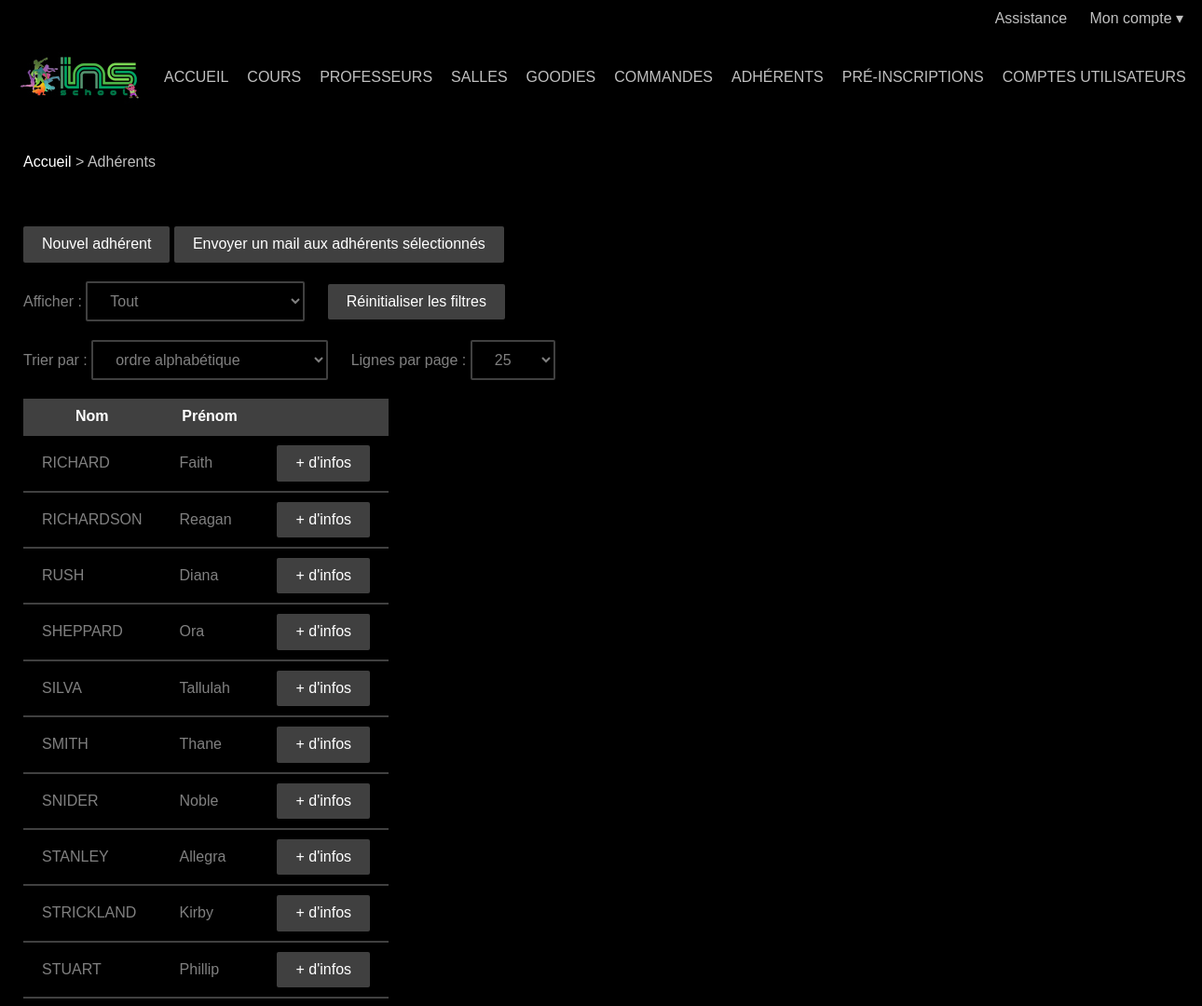
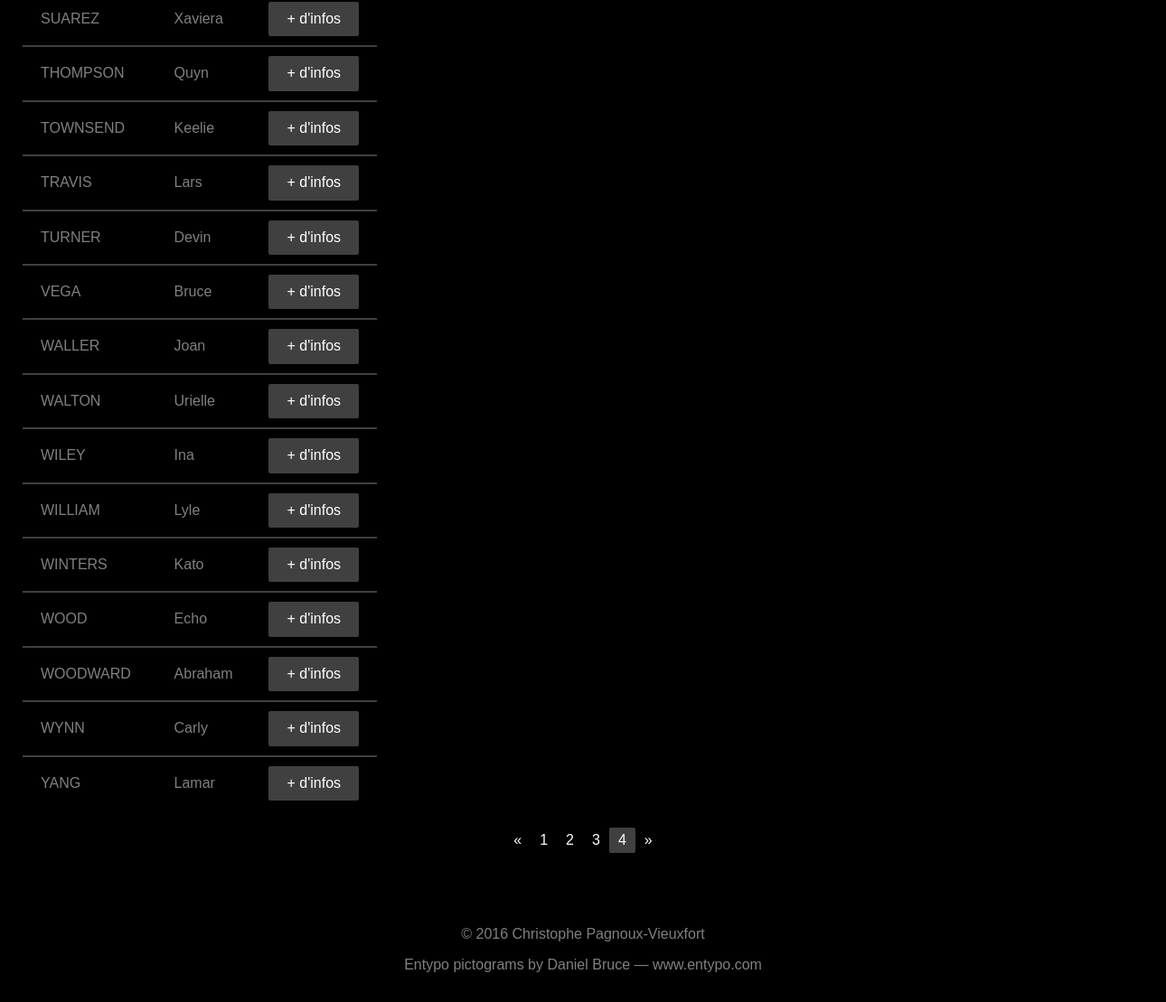
/overview.php?table=member&page=4 (signed in), run on the app's committed database (2 pictures, top to bottom).
### tables this page shows
CREATE TABLE `member` (
  `member_id` smallint(5) UNSIGNED NOT NULL,
  `first_name` varchar(50) NOT NULL,
  `last_name` varchar(50) NOT NULL,
  `birth_date` date NOT NULL,
  `address` varchar(255) NOT NULL,
  `postal_code` char(5) NOT NULL,
  `city` varchar(50) NOT NULL,
  `cellphone` char(14) DEFAULT NULL,
  `cellphone_father` char(14) DEFAULT NULL,
  `cellphone_mother` char(14) DEFAULT NULL,
  `phone` char(14) DEFAULT NULL,
  `email` varchar(100) DEFAULT NULL,
  `means_of_knowledge` enum('POSTER_FLYER','INTERNET','WORD_OF_MOUTH','ADVERTISING_PANEL') NOT NULL,
  `volunteer` tinyint(1) NOT NULL DEFAULT '0',
  `creation_date` datetime NOT NULL
);

### views/table_member.html.php (the view, shortened to what this page needs)
<ol class="breadcrumb">
  <li><?php link_home() ?></li>
  <li>Adhérents</li>
</ol>
<div class="container">
  <ul class="action-links">
    <li><?php link_add_entity($table) ?></li>
    <li><?php link_send_mail_to_multiple_recipients($table) ?></li>
  </ul>
  <?php if (mysqli_num_rows($result) != 0): ?>
    <?php table_filter_member() ?>
    <table>
      <tr>
        <th>Nom</th>
        <th>Prénom</th>
        <th></th>
      </tr>
      <?php while ($row = mysqli_fetch_assoc($result)): ?>
        <?php $row = html_encode_strings($row) ?>
        <tr>
          <td><?php echo strtoupper($row['last_name']) ?></td>
          <td><?php echo $row['first_name'] ?></td>
          <td><?php link_entity('member', $row['member_id']) ?></td>
        </tr>
      <?php endwhile ?>
    </table>
    <?php table_pagination($table, $page, $filter) ?>
  <?php elseif (row_count($table) != 0): ?>
    <?php table_filter_member() ?>
  <?php else: ?>
    <p>Aucun adhérent</p>
  <?php endif ?>
</div>

### src/util.php (shortened to what this page needs)
<?php
require_once 'src/table.php';
function link_home()
{
	echo '<a href="index.php">Accueil</a>';
}
function link_table($table)
{
	$label = '';
	switch ($table) {
	case 'goody':
		$label = 'Goodies';
		break;
	case 'lesson':
		$label = 'Cours';
		break;
	case 'member':
		$label = 'Adhérents';
		break;
	case 'order':
		$label = 'Commandes';
		break;
	case 'pre_registration':
		$label = 'Pré-inscriptions';
		break;
	case 'room':
		$label = 'Salles';
		break;
	case 'teacher':
		$label = 'Professeurs';
		break;
	case 'user':
		$label = 'Comptes utilisateurs';
		break;
	}
	echo '<a href="overview.php?table=' . $table . '">' . $label . '</a>';
}
function link_reset_filters($table)
{
	echo '<a class="button" href="overview.php?action=reset_filters&amp;' .
	     'table=' . $table . '">Réinitialiser les filtres</a>';
}
function link_previous($table, $page)
{
	if ($page == 1)
		echo '<a href="overview.php?table=' . $table . '">&laquo;</a>';
	else
		echo '<a href="overview.php?table=' . $table . '&amp;page=' .
		     $page . '">&laquo;</a>';
}
function link_page($table, $page)
{
	if ($page == 1)
		echo '<a href="overview.php?table=' . $table . '">' . $page .
		     '</a>';
	else
		echo '<a href="overview.php?table=' . $table . '&amp;page=' .
		     $page . '">' . $page . '</a>';
}
function link_entity($table, $id, $label = null)
{
	if (isset($label))
		echo '<a href="entity.php?table=' . $table . '&amp;id=' . $id .
		     '">' . $label . '</a>';
	else
		echo '<a class="button" href="entity.php?table=' . $table .
		     '&amp;id=' . $id . '">+ d\'infos</a>';
}
function link_add_entity($table, $id = null)
{
	$label = '';
	switch ($table) {
	case 'member':
		$label = 'Nouvel adhérent';
		break;
	}
	if (isset($id))
		echo '<a class="button" href="entity.php?action=add&amp;' .
		     'table=' . $table . '&amp;id=' . $id . '">' . $label .
		     '</a>';
	else
		echo '<a class="button" href="entity.php?action=add&amp;' .
		     'table=' . $table . '">' . $label . '</a>';
}
function link_send_mail_to_multiple_recipients($table)
{
	$filter = select_filter($table);
	$link = connect_database();
	$query = 'SELECT email FROM `' . $table . '`' . $filter;
	if (!$result = mysqli_query($link, $query)) {
		sql_error($link, $query);
		exit;
	}
	$to = '';
	while ($row = mysqli_fetch_assoc($result)) {
		if ($row['email'] != '') {
			if ($to != '')
				$to .= ',';
			$to .= $row['email'];
		}
	}
	$to = htmlspecialchars(urlencode($to));
	$label = '';
	switch ($table) {
	case 'member':
		$label = 'Envoyer un mail aux adhérents sélectionnés';
		break;
	}
	echo '<a class="button" href="mailto:' . $to . '" target="_blank">' .
	     $label . '</a>';
}
function link_send_ticket()
{
	echo '<a href="send_ticket.php">Assistance</a>';
}
function html_encode_strings($array)
{
	return $array;
}

### public/css/main.css (style rules this page uses)
body { background-attachment: fixed; background-color: #000000; background-image: url('../img/background.jpg'); background-position: center top; color: #808080; }
a { color: #ffffff; text-decoration: none; }
input[type=submit], .button { background-color: #404040; border: none; border-radius: 2px; color: #ffffff; display: inline-block; }
input[type=submit], .button { padding: 10px 20px; }
table { border-collapse: collapse; }
th, td { border-bottom: 2px solid #404040; padding: 10px 20px; }
th { background-color: #404040; color: #ffffff; }
tr:last-child td { border-bottom: none; }
.dropdown-menu, .navbar ul, .breadcrumb, .pagination ul, .action-links { margin: 0; padding: 0; }
.navbar, .breadcrumb, .container, .super-container, .footer-container { box-sizing: border-box; margin: auto; width: 1280px; }
.navbar li a { display: inline-block; float: left; padding: 0 10px; }
.utility-bar a, .dropdown-toggle, .navbar li a { color: #c0c0c0; }
.breadcrumb { color: #c0c0c0; margin-bottom: 20px; padding: 0 20px; }
.breadcrumb li { display: inline; }
.breadcrumb li::before { content: '> '; }
.breadcrumb li:first-child::before { content: none; }
.container { background-color: #000000; margin-bottom: 20px; padding: 20px; }
.pagination li a, .pagination li .active, .pagination li .disabled { border-radius: 2px; color: #ffffff; display: inline-block; float: left; padding: 5px 10px; }
.action-links { margin-bottom: 20px; margin-top: 20px; }
.action-links li { display: inline; }

### public/css/footer.css (style rules this page uses)
html { min-height: 100%; position: relative; }
body { margin-bottom: 140px; }

### data on the page
member: last_name "RICHARD", first_name "Faith"
member: last_name "RICHARDSON", first_name "Reagan"
member: last_name "RUSH", first_name "Diana"
member: last_name "SHEPPARD", first_name "Ora"
member: last_name "SILVA", first_name "Tallulah"
member: last_name "SMITH", first_name "Thane"
member: last_name "SNIDER", first_name "Noble"
member: last_name "STANLEY", first_name "Allegra"
member: last_name "STRICKLAND", first_name "Kirby"
member: last_name "STUART", first_name "Phillip"
member: last_name "SUAREZ", first_name "Xaviera"
member: last_name "THOMPSON", first_name "Quyn"
member: last_name "TOWNSEND", first_name "Keelie"
member: last_name "TRAVIS", first_name "Lars"
member: last_name "TURNER", first_name "Devin"
member: last_name "VEGA", first_name "Bruce"
member: last_name "WALLER", first_name "Joan"
member: last_name "WALTON", first_name "Urielle"
member: last_name "WILEY", first_name "Ina"
member: last_name "WILLIAM", first_name "Lyle"
member: last_name "WINTERS", first_name "Kato"
member: last_name "WOOD", first_name "Echo"
member: last_name "WOODWARD", first_name "Abraham"
member: last_name "WYNN", first_name "Carly"
member: last_name "YANG", first_name "Lamar"

### other printed values
$label "COURS PROFESSEURS SALLES GOODIES COMMANDES ADHÉRENTS PRÉ-INSCRIPTIONS COMPTES UTILISATEURS"
$label "Nouvel adhérent"
$label "Envoyer un mail aux adhérents sélectionnés"
$page "1"
$page "2"
$page "3"
$page "4"
